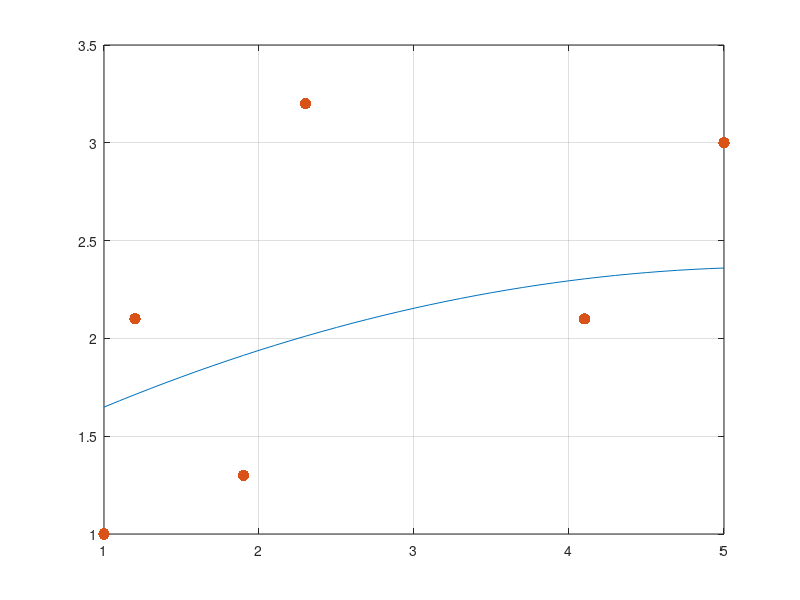

The MATLAB script that drew this image:
x=[1 1.2 1.9 2.3 4.1 5];
y=[1 2.1 1.3 3.2 2.1 3];

A=[1 1 1;1 1.2 1.2^2; 1 1.9 1.9^2; 1 2.3 2.3^2;1 4.1 4.1^2; 1 5 5];
Y=[1; 2.1; 1.3; 3.2; 2.1; 3];
C=inv(A'*A)*A'*Y;
t=1:.1:5;
parab=C(1)+C(2)*t+C(3)*t.^2;
plot(t,parab,x,y,'.','markersize',25);grid;
